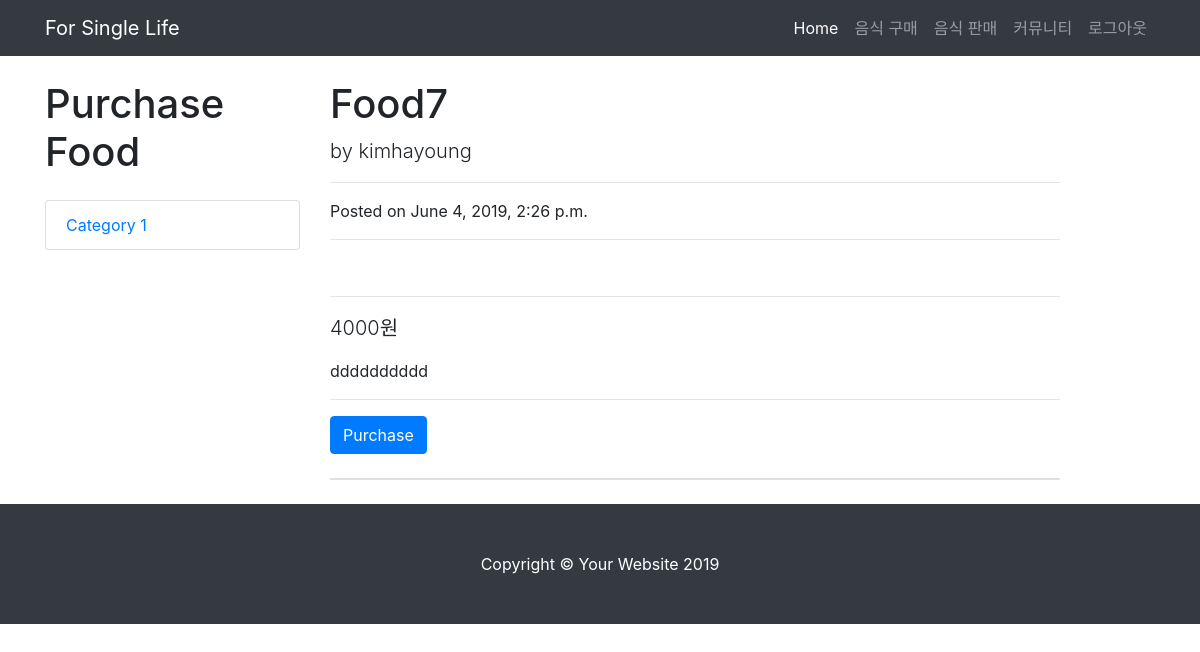
/foodlist/food=7 (signed in), run on the app's committed database.
### app/models.py (models this page shows, shortened)
class food(models.Model):
    name = models.CharField(max_length=50)
    seller = models.ForeignKey(User, on_delete=models.CASCADE, related_name='foods')
    body = models.CharField(max_length=1024)
    photo = models.ImageField(blank=True)
    date = models.DateTimeField(auto_created=True, auto_now_add=True)
    price = models.IntegerField(default=0)
    view = models.IntegerField(default=0)

### app/views.py (the view)
# urls.py: path('foodlist/food=<int:food_id>', views.view_food, name='food_view'),
def view_food(request, food_id):
    fd = food.objects.get(pk=food_id)
    fd.view += 1
    fd.save()
    user = User.objects.get(username=request.user.get_username())
    it = Recommend.objects.filter(viewer=user, item=fd.name).exists()
    if it == False:
        Recommend.objects.create(viewer=user, item=fd.name, view=1)
    else:
        item = Recommend.objects.get(viewer=user, item=fd.name)
        item.view += 1
        item.save()
    context = {'food': fd}
    return render(request, 'read_food.html', context)

### templates/read_food.html (shortened to what this page needs)
{% load staticfiles %}
<!DOCTYPE html>
<html lang="en">
<head>
  <link href="{% static 'vendor/bootstrap/css/bootstrap.min.css' %}" rel="stylesheet">
  <link href="{% static 'css/blog-post.css' %}" rel="stylesheet">
</head>
<body>
  <nav class="navbar navbar-expand-lg navbar-dark bg-dark fixed-top">
    <div class="container">
      <a class="navbar-brand" href="{% url 'main' %}">For Single Life</a>
      <div class="collapse navbar-collapse" id="navbarResponsive">
        <ul class="navbar-nav ml-auto">
          <li class="nav-item active">
            <a class="nav-link" href="{% url 'main' %}">Home
            </a>
          </li>
          <li class="nav-item">
            <a class="nav-link" href="{% url 'foodlist' %}">음식 구매</a>
          </li>
          <li class="nav-item">
            <a class="nav-link" href="{% url 'foodreg' %}">음식 판매</a>
          </li>
          <li class="nav-item">
            <a class="nav-link" href="{% url 'community' %}">커뮤니티</a>
          </li>
            <li class="nav-item">
            <a class="nav-link" href="{% url 'logout' %}">로그아웃</a>
          </li>
        </ul>
      </div>
    </div>
  </nav>
  <div class="container">
    <div class="row">
        <div class="col-lg-3">
        <h1 class="my-4">Purchase Food</h1>
        <div class="list-group">
          <a href="#" class="list-group-item">Category 1</a>
        </div>
      </div>
      <div class="col-lg-8">
        <h1 class="mt-4">{{ food.name }}</h1>
        <p class="lead">
          by
          <a>{{ food.seller.username }}</a>
        </p>
        <hr>
        <p>Posted on {{ food.date }}</p>
        <hr>
        <hr>
        <p class="lead">
          <a>{{ food.price }}원</a>
        </p>
        <p>{{ food.body }}</p>
        <hr>
          <form action="food={{ food.id }}/purchase" method="POST">
              <button type="submit" value="{{ food.id }}" class="btn btn-primary">Purchase</button>
            </form>
<div class="card my-4">
        </div>
      </div>
    </div>
  </div>
  <footer class="py-5 bg-dark">
    <div class="container">
      <p class="m-0 text-center text-white">Copyright &copy; Your Website 2019</p>
    </div>
  </footer>
</body>
</html>

### static/css/blog-post.css (style rules this page uses)
body { padding-top: 56px; }

### data on the page
food: name "Food7", seller.username "kimhayoung", date "June 4, 2019, 2:26 p.m.", price "4000", body "dddddddddd"
